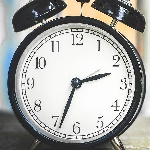
#> input picture Image Processing Programming/image file/clock_150.jpg, 150 x 150 px, found by its file name
$ jupyter execute IPP-2022-1-lab-06.ipynb
#> lines starting #> are read from the running program, lines starting #| are printed output that depends on the picture
<h1 align='center'> 영상처리 프로그래밍 실습 6</h1>

<h6 align='right'> 2022. 4. 14. </h6>

<div class="alert alert-block alert-info">

- 파일 이름에서 00000000을 자신의 학번으로, name을 자신의 이름으로 수정하세요.

- 다음 줄에 자신의 이름, 학번, 학과(전공)을 적으세요.

* 이름: 김성문  &nbsp;&nbsp;          학번: 20175115   &nbsp;&nbsp;         학과(전공): 빅데이터전공

</div>

- JupyterLab 문서의 최신 버전은 [JupyterLab Documentation](https://jupyterlab.readthedocs.io/en/stable/index.html#/)을  참고하라

- Markdown은 [Markdown Guide](https://www.markdownguide.org/)를 참고하라.
- [Markdown Cheat Sheet](https://www.markdownguide.org/cheat-sheet/)

* 제출 마감: 4월 18일 (월) 오후 6:00까지 최종본을 SmartLEAD제출

[cell 1]
import cv2
import matplotlib.pyplot as plt

import numpy as np
print("OpenCV version", cv2.__version__)
print("NumPy version", np.__version__)

## 지난 주 문제 1.

다음 조건을 모두 만족하는 프로그램을 작성하라.

- 'clock_150.jpg' 파일을 읽고, cv2.imshow 함수를 이용하여 "Clock" title을 가진 윈도우에 영상을 표시한다.
- "Clock" 윈도우 위에 마우스 오른쪽 버튼을 누르면 영상이 가로 세로 방향으로 조금씩 확대된다. 단, 최대 5 배 이상을 넘으면 더 이상 영상은 확대되지 않는다.
- "Clock" 윈도우 위에 마우스 왼쪽 버튼을 누르면 영상이 가로 세로 방향으로 조금씩 축소된다. 단, 원래 영상 크기보다 작아지면 안된다.
- 다음 숫자를 누르면 영상 확대 시 interpolation 옵션은 키보드의 숫자를 눌러서 지정한다.
  - 1: Nearest-neighbor interpolation
  - 2: Bilinear interpolation
  - 3: Cubic interpolation

[cell 2]
def onMouse(event, x, y, flags, param):
    global img2, val

    if event == cv2.EVENT_RBUTTONDOWN:
        if val < MAX_VAL:
            val = val + 1
    elif event == cv2.EVENT_LBUTTONDOWN:
        if val > 1:
            val = val - 1
    width = img.shape[1]*val
    height = img.shape[0]*val
    cv2.resizeWindow(winName, width, height)
    img2 = cv2.resize(img, (height, width), cv2.INTER_LINEAR)
    cv2.imshow(winName, img2)


def get_top_left_coordinate(val):
    space_x = (WIDTH - img.shape[1]*val)
    space_y = (HEIGHT - img.shape[0]*val)
    return space_x//2, space_y//2


file_name = 'clock_150.jpg'
img = cv2.imread(file_name)
#> img is the input picture: shape (150, 150, 3); mean B, G, R 164.7, 167.8, 167.2
val = 1
MAX_VAL = 5

img2 = img.copy()

winName = "Up-sampling an image"
cv2.namedWindow(winName, flags=1|cv2.WINDOW_GUI_NORMAL )
cv2.imshow(winName, img2)

cv2.setMouseCallback(winName, onMouse)
cv2.waitKey(0)
cv2.destroyAllWindows()

## 예제 1.
bird.jpg' 파일을 읽고, 이 영상의 R, G, B 성분의 히스토그램을 그래프로 표시하라.
### 1.1 NumnPy 배열로부터 직접 히스토그램을 구하는 방법

[cell 3]
bird = cv2.imread('bird.png')
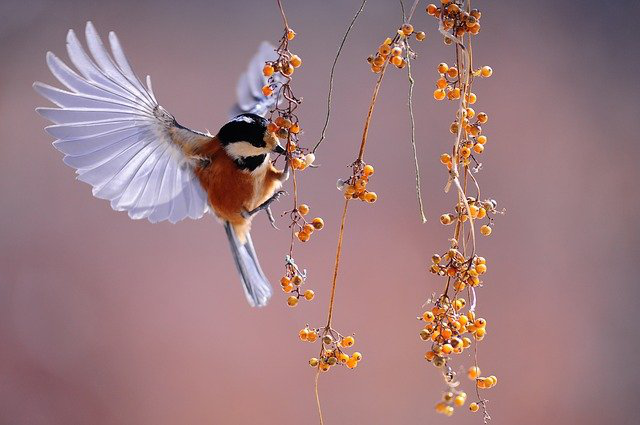
#> input picture Image Processing Programming/image file/bird.png, 640 x 425 px, found by its file name
#> bird is the input picture: shape (425, 640, 3); mean B, G, R 128.3, 123.7, 156.4

[cell 4]
bird.shape, bird.min(), bird.max()
#> Out = ((425, 640, 3), 0, 255)

[cell 5]
# ... -> 처음부터 끝까지
hist_B = [bird[..., 0][bird[...,0]==n].size for n in range(256)]
hist_G = [bird[..., 1][bird[...,1]==n].size for n in range(256)]
hist_R = [bird[..., 2][bird[...,2]==n].size for n in range(256)]

plt.plot(range(256), hist_B, 'b')
plt.plot(range(256), hist_G, 'g')
plt.plot(range(256), hist_R, 'r')
plt.show()
#> figure, not shown here; curve peaks at x = 129, y = 9182; curve peaks at x = 127, y = 9264; curve peaks at x = 161, y = 5521

### 1.2 skimage.exposure 모듈의 histogram을 이용한 방법

[cell 6]
from skimage.exposure import histogram
help(histogram)

[cell 7]
hist, hist_centers = histogram(bird)  # 1. 각 화소의 빈도 배열, 2. 화소의 화소값과 최대값 까지의 배열
#> hist = 256 values, max 19644 at index 128, min 193 at index 253, mean 3187.5; hist_centers = 256 values from 0 to 255
hist_centers
#> Out = 256 values from 0 to 255

[cell 8]
hist_B, hist_center_B = histogram(bird[...,0])
#> hist_center_B = 256 values from 0 to 255
hist_G, hist_center_G = histogram(bird[...,1])
#> hist_center_G = 256 values from 0 to 255
hist_R, hist_center_R = histogram(bird[...,2])
#> hist_center_R = 256 values from 0 to 255
plt.plot(hist_center_B, hist_B, 'b')
plt.plot(hist_center_G, hist_G, 'g')
plt.plot(hist_center_R, hist_R, 'r')
plt.show()

[cell 9]
hist_B, hist_center_B = histogram(bird[...,0].astype(float), nbins=8)  # 8개로 나눈다
#> hist_B = [7932, 5361, 8113, 97544, 128273, 9304, 10063, 5410]; hist_center_B = [15.94, 47.81, 79.69, 111.6, 143.4, 175.3, 207.2, 239.1]
hist_G, hist_center_G = histogram(bird[...,1].astype(float), nbins=8)
#> hist_G = [3636, 3903, 19362, 135631, 88697, 11704, 7016, 2051]; hist_center_G has the same summary as hist_center_B
hist_R, hist_center_R = histogram(bird[...,2].astype(float), nbins=8)
#> hist_R = [1367, 890, 5839, 30405, 107116, 106868, 12467, 7048]; hist_center_R has the same summary as hist_center_B
plt.plot(hist_center_B, hist_B, 'b')
plt.plot(hist_center_G, hist_G, 'g')
plt.plot(hist_center_R, hist_R, 'r')
plt.show()
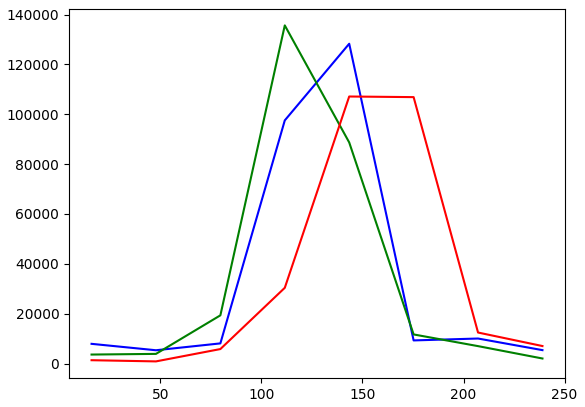
#> figure drawn by matplotlib, 1 panel

[cell 10]
hist_center_B, hist_B
#> Out = ([15.94, 47.81, 79.69, 111.6, 143.4, 175.3, 207.2, 239.1], [7932, 5361, 8113, 97544, 128273, 9304, 10063, 5410])

### 1.3 OpenCV의 calcHist를 이용한 방법

[cell 11]
help(cv2.calcHist)

[cell 12]
hist_B = cv2.calcHist([bird], [0], None, [256], [0, 256])
#> hist_B = 256 values, max 9182 at index 129, min 80 at index 253, mean 1062.5
hist_G = cv2.calcHist([bird], [1], None, [256], [0, 256])
#> hist_G = 256 values, max 9264 at index 127, min 3 at index 254, mean 1062.5
hist_R = cv2.calcHist([bird], [2], None, [256], [0, 256])
#> hist_R = 256 values, max 5521 at index 161, min 8 at index 30, mean 1062.5

[cell 13]
hist_B.shape
#> Out = (256, 1)

[cell 14]
plt.plot(range(256), hist_B, 'b', label = 'red')
plt.plot(range(256), hist_G, 'g', label = 'green')
plt.plot(range(256), hist_R, 'r', label = 'blue')
plt.legend()
plt.show()
#> figure, not shown here; curve peaks at x = 129, y = 9182; curve peaks at x = 127, y = 9264; curve peaks at x = 161, y = 5521

## 예제 2.
영상의 로그 변환은 다음과 같은 식으로 표현된다.

$$ g(x,y) = \frac{255}{\log(1+\max\{f(x,y)\}} \log\{1+f(x,y)\}$$

### 2.1
로그 변환 함수의 그래프를 그려라.

[cell 15]
np.round(258.623).clip(0,155)  # clip은 구간을 정해줌

[cell 16]
def log_transformation(r):
    C = 255 / np.log(256)
    s = (C * np.log(1. + r)).round(0).clip(0,255).astype(np.uint8)      # 실수가 나오기 때문에 정수로 바꾸어야함
    return s

r = np.arange(256)
s = log_transformation(r)

plt.plot(r, s)
plt.show()
#> figure, not shown here; curve peaks at x = 253, y = 255

### 2.2
Lookup table 방식을 이용한 로그 변환 함수를 작성하라.

[cell 17]
def lookupTable(r, lut):     # 0~255까지 로그변환이 되어있는 값들을 인덱싱을 이용하여 가져온다
    return lut[r]

r = np.arange(256)
C = 255 / np.log(256)
s = (C * np.log(1. + r)).round(0).clip(0,255).astype(np.uint8)
# \ 문장줄 바꾸기
log_lut = np.array([(C * np.log(1. + r)).round(0).clip(0,255).astype(np.uint8) \
                   for r in range(256)])    # 런타임 계산을 인덱싱 조작으로 하기 위한 배열

a = [1,2,3,4,5,120,210,255,147,145]
b = lookupTable(a, log_lut)
b

### 2.3
- bird.png, forest.jpg, grass.jpg 영상에 log 변환을 적용한 후에 원 영상과 변환 영상을 나란히 표시하라. (단, BGR 영상을 다음 몇 가지 color 공간으로 변환한 후에 특정 성분만 변환한 후에 다시 BGR 성분으로 변환하는 방법도 사용하라.)
  - RGB
  - Luv
  - Lab
  - YUV

- 위에서 사용한 변환 전 후 영상의 R, G, B 성분별 히스토그램을 비교하라.

[cell 18]
cv2dir = dir(cv2)
[e for e in cv2dir if 'COLOR_' in e]

- BGR : BLUE, GREEN, RED
- BGRA : BGR + ALPHA(투명도)
- RGB : RED, GREEN, BLUE
- RGBA : RGB + ALPHA(투명도)
- GRAY : 회색조 이미지
- BGR565 : BGR 16비트 이미지
- XYZ : X, Y, Z채널 CIE XYZ(CIE 1931 색공간)
- YCrCb : Y(휘도 : 밝기), Cb/Cr(색채, 크로마 : 색상 성분)
- HSV : Hue(색상), Saturation(채도), Value(밝기)으로 변환
- Lab : CIE Lab으로 변환 : L(밝기), A: RED-GREEN 색상 정도, B : YELLOW-BLUE 색상 정도
- Luv : CIE Luv으로 변환
- HLS : Hue(색상), Lightness(밝기), Saturation(채도)
- YUV : Y(밝기), U(밝기와 파란색과의 색상 차), V(밝기와 빨간색과의 색상 차)

[cell 19]
def show_two_images(img1, img2):
    plt.figure(figsize=(12,4))
    plt.subplot(121)
    plt.imshow(img1[...,::-1])
    plt.subplot(122)
    plt.imshow(img2[...,::-1])
    plt.show()

[cell 20]
# log 변환 후 영상 확인
bird = cv2.imread('bird.png')
bird_log = lookupTable(bird, log_lut)
show_two_images(bird, bird_log)

[cell 21]
help(cv2.LUT)

[cell 22]
a = cv2.LUT(bird[...,::-1], log_lut)
plt.imshow(a)
plt.show()

[cell 23]
# Luv 채널 변환 -> L채널만 log 변환 -> BGR채널로 변경
bird_Luv = cv2.cvtColor(bird, cv2.COLOR_BGR2Luv)   # Luv형식으로 으로 변환
#> bird_Luv: shape (425, 640, 3); mean of channels 0, 1, 2 139.9, 111.1, 136.4
bird_Luv[...,0] = lookupTable(bird_Luv[...,0], log_lut)  # L부분만 로그 변환
#> bird_Luv: shape (425, 640, 3); mean of channels 0, 1, 2 226, 111.1, 136.4
bird_Luv_log = cv2.cvtColor(bird_Luv, cv2.COLOR_Luv2BGR) # L부분만 변환된 영상을 Luv에서 BGR로 변환
show_two_images(bird, bird_Luv_log)

## 예제 3.
영상의 gamma 변환은 다음과 같은 식으로 표현된다.

$$s = 255^{1-\gamma} c^\gamma$$

### 2.1
아래 gamma 값에 대해서 감마 변환 함수의 그래프를 그려라.

$$\gamma = 1/4, 1/3, 1/2, 1, 3/2, 2, 5/2$$

[cell 24]
def gamma_lut(gamma):
    out = 255**(1-gamma) * np.arange(256)**gamma        # 감마 변환
    return out.round(0).clip(0,255).astype(np.uint8)    # 정수로 변환

gammas = (1/4,1/3,1/2,1,3/2,2,5/2)

for n, gamma in enumerate(gammas):   # enumerate: 인덱스와 원소값을 가져올 수 있는 함수, start 디폴트 값은 0
    s = gamma_lut(gamma)
    plt.plot(s)
#> figure, not shown here; curve peaks at x = 254, y = 255; curve peaks at x = 254, y = 255; curve peaks at x = 255, y = 255

### 3.2
cv2.imread 함수를 이용해서 'grass.jpg' 파일을 읽고, gamma 값을 조정하면서 gamma 변환한 영상을 표시하라.

[cell 25]
grass = cv2.imread('grass.jpg')
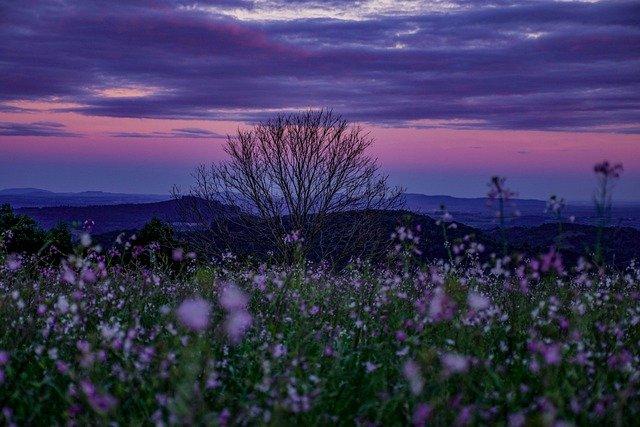
#> input picture Image Processing Programming/image file/grass.jpg, 640 x 427 px, found by its file name
#> grass is the input picture: shape (427, 640, 3); mean B, G, R 90.1, 55.4, 60.2

[cell 26]
lut_gamma = gamma_lut(0.5)    # 1보다 작아지면 밝아지고 커지면 어두워짐

grass_YUV = cv2.cvtColor(grass, cv2.COLOR_BGR2YUV)           # YUV 채널로 바꿈
#> grass_YUV: shape (427, 640, 3); mean of channels 0, 1, 2 60.8, 142.5, 127.5
grass_YUV[...,0] = lookupTable(grass_YUV[...,0], lut_gamma)  # Y채널만 gamma 변환
#> in lookupTable (call 4), `return lut[r]`:
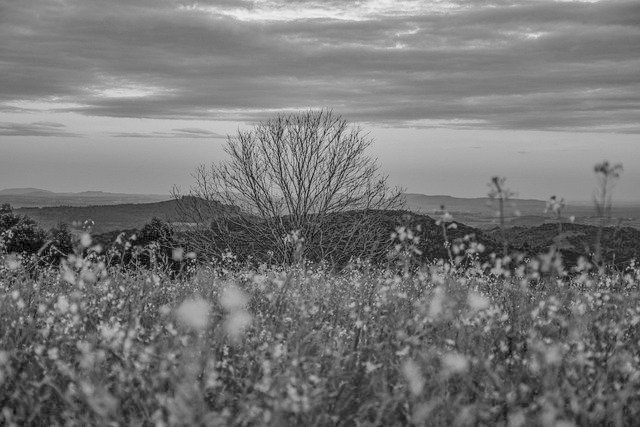
#> returned value: shape (427, 640); min 0, max 241, mean 118.2
#> grass_YUV: shape (427, 640, 3); mean of channels 0, 1, 2 118.2, 142.5, 127.5
grass_YUV_log = cv2.cvtColor(grass_YUV, cv2.COLOR_YUV2BGR)   # 다시 BGR채널로 변환
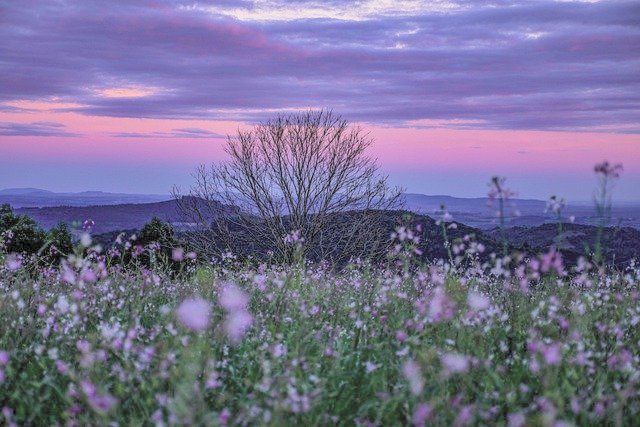
#> grass_YUV_log: shape (427, 640, 3); mean B, G, R 147.7, 112.8, 117.6

show_two_images(grass, grass_YUV_log)

[cell 27]
help(cv2.circle)

## Extra 예제

- RGB --> YCrCb --> Y만 Histogram equalize
- YCrCb --> RGB --> HSV --> S와 V를 Histogram equalize
- HSV --> RGB

- 컬러영상에 히스토그램 평활화를 적용할 때에는 RGB 값에 바로 적용하면 색이 변할 수 있다.
- HSV 또는 YCrCb 형태의 이미지로 변경한 다음에 밝기값 채널을 변경해야 색을 변경하지 않고 선명하게 만들 수 있다.

[cell 28]
grass = cv2.imread('grass.jpg')
grass_YCrCb = cv2.cvtColor(grass, cv2.COLOR_BGR2YCrCb)          # YCrCb 채널로 변경
#> grass_YCrCb: shape (427, 640, 3); mean of channels 0, 1, 2 60.8, 127.6, 144.6
grass_YCrCb[...,0] = cv2.equalizeHist(grass_YCrCb[...,0])       # Y채널만 히스토그램 평활화
#> grass_YCrCb: shape (427, 640, 3); mean of channels 0, 1, 2 128.5, 127.6, 144.6
grass_1 = cv2.cvtColor(grass_YCrCb, cv2.COLOR_YCrCb2BGR)        # 다시 BGR채널로 변경
grass_1_HSV = cv2.cvtColor(grass_1, cv2.COLOR_BGR2HSV)          # 위의 영상을 HSV채널로 변경
#> grass_1_HSV: shape (427, 640, 3); mean H, S, V 113.8, 78.7, 157.9
grass_1_HSV[...,1] = cv2.equalizeHist(grass_1_HSV[...,1])       # S 채널 히스토그램 평활화
#> grass_1_HSV: shape (427, 640, 3); mean H, S, V 113.8, 128.5, 157.9
grass_1_HSV[...,2] = cv2.equalizeHist(grass_1_HSV[...,2])       # V 채널 히스토그램 평활화
#> grass_1_HSV: shape (427, 640, 3); mean H, S, V 113.8, 128.5, 133.1
grass_2 = cv2.cvtColor(grass_1_HSV, cv2.COLOR_HSV2BGR)          # 다시 BGR채널로 변경

show_two_images(grass, grass_1)
show_two_images(grass, grass_2)

[cell 29]
grass = cv2.imread('basement.jpg')
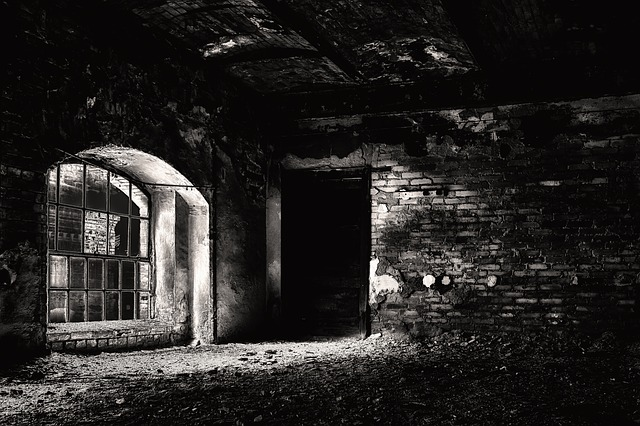
#> input picture Image Processing Programming/image file/basement.jpg, 640 x 426 px, found by its file name
#> grass is the input picture: shape (426, 640, 3); mean B, G, R 34.9, 36.4, 38.3
grass_YCrCb = cv2.cvtColor(grass, cv2.COLOR_BGR2YCrCb)          # YCrCb 채널로 변경
#> grass_YCrCb: shape (426, 640, 3); mean of channels 0, 1, 2 36.8, 129.3, 127
grass_YCrCb[...,0] = cv2.equalizeHist(grass_YCrCb[...,0])       # Y채널만 히스토그램 평활화
#> grass_YCrCb: shape (426, 640, 3); mean of channels 0, 1, 2 130.8, 129.3, 127
grass_1 = cv2.cvtColor(grass_YCrCb, cv2.COLOR_YCrCb2BGR)        # 다시 BGR채널로 변경
#> grass_1: shape (426, 640, 3)
grass_1_HSV = cv2.cvtColor(grass_1, cv2.COLOR_BGR2HSV)          # 위의 영상을 HSV채널로 변경
#> grass_1_HSV: shape (426, 640, 3); mean H, S, V 56.5, 16.6, 132.3
grass_1_HSV[...,1] = cv2.equalizeHist(grass_1_HSV[...,1])       # S 채널 히스토그램 평활화
#> grass_1_HSV: shape (426, 640, 3); mean H, S, V 56.5, 140.6, 132.3
grass_1_HSV[...,2] = cv2.equalizeHist(grass_1_HSV[...,2])       # V 채널 히스토그램 평활화
#> grass_1_HSV: shape (426, 640, 3); mean H, S, V 56.5, 140.6, 132.9
grass_2 = cv2.cvtColor(grass_1_HSV, cv2.COLOR_HSV2BGR)          # 다시 BGR채널로 변경
#> grass_2: shape (426, 640, 3)

show_two_images(grass, grass_1)

[cell 30]
grass = cv2.imread('forest.jpg')
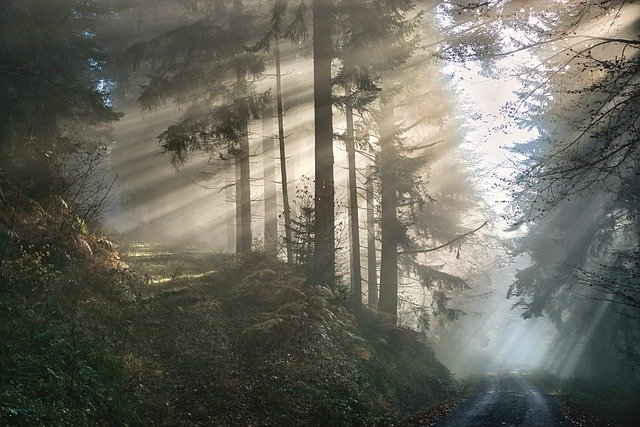
#> input picture Image Processing Programming/image file/forest.jpg, 640 x 427 px, found by its file name
#> grass is the input picture: shape (427, 640, 3); mean B, G, R 95.4, 105.7, 107
grass_YCrCb = cv2.cvtColor(grass, cv2.COLOR_BGR2YCrCb)          # YCrCb 채널로 변경
#> grass_YCrCb: shape (427, 640, 3); mean of channels 0, 1, 2 104.9, 129.5, 122.6
grass_YCrCb[...,0] = cv2.equalizeHist(grass_YCrCb[...,0])       # Y채널만 히스토그램 평활화
#> grass_YCrCb: shape (427, 640, 3); mean of channels 0, 1, 2 128.1, 129.5, 122.6
grass_1 = cv2.cvtColor(grass_YCrCb, cv2.COLOR_YCrCb2BGR)        # 다시 BGR채널로 변경
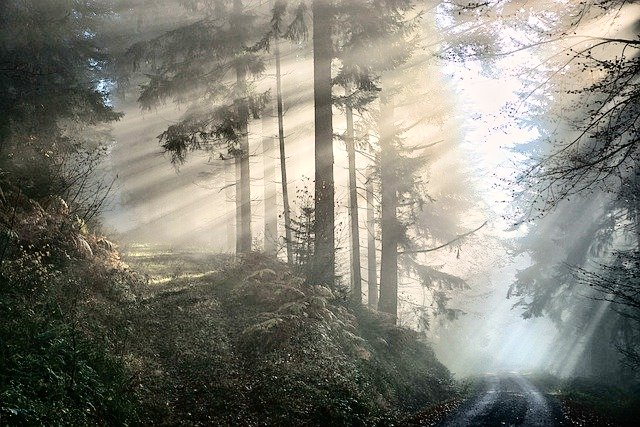
#> grass_1: shape (427, 640, 3); mean B, G, R 118.6, 128.9, 130.2
grass_1_HSV = cv2.cvtColor(grass_1, cv2.COLOR_BGR2HSV)          # 위의 영상을 HSV채널로 변경
#> grass_1_HSV: shape (427, 640, 3); mean H, S, V 43.1, 49.5, 133.6
grass_1_HSV[...,1] = cv2.equalizeHist(grass_1_HSV[...,1])       # S 채널 히스토그램 평활화
#> grass_1_HSV: shape (427, 640, 3); mean H, S, V 43.1, 128.7, 133.6
grass_1_HSV[...,2] = cv2.equalizeHist(grass_1_HSV[...,2])       # V 채널 히스토그램 평활화
#> grass_1_HSV: shape (427, 640, 3); mean H, S, V 43.1, 128.7, 128
grass_2 = cv2.cvtColor(grass_1_HSV, cv2.COLOR_HSV2BGR)          # 다시 BGR채널로 변경
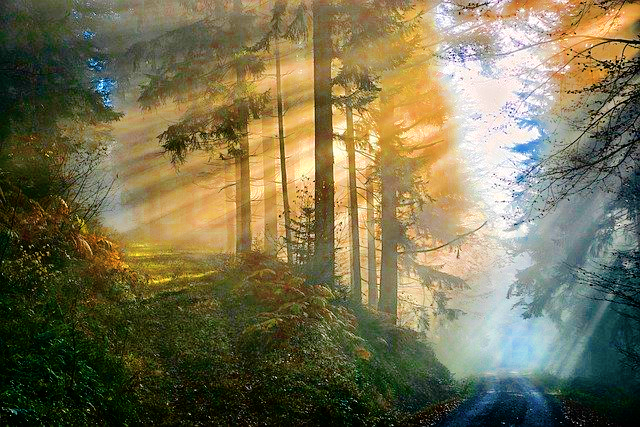
#> grass_2: shape (427, 640, 3); mean B, G, R 81.2, 112.9, 119.3

show_two_images(grass, grass_2)
#> in show_two_images (call 7), `plt.show()`:
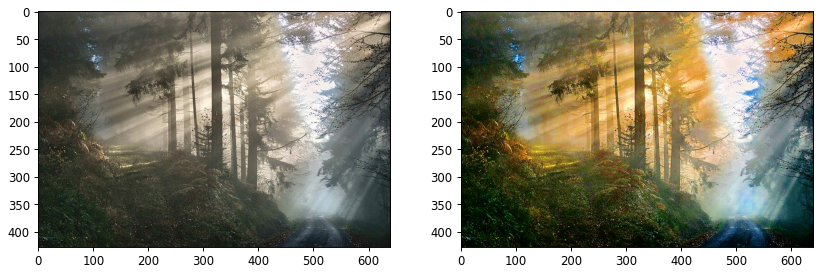
#> figure drawn by matplotlib, 2 panels
